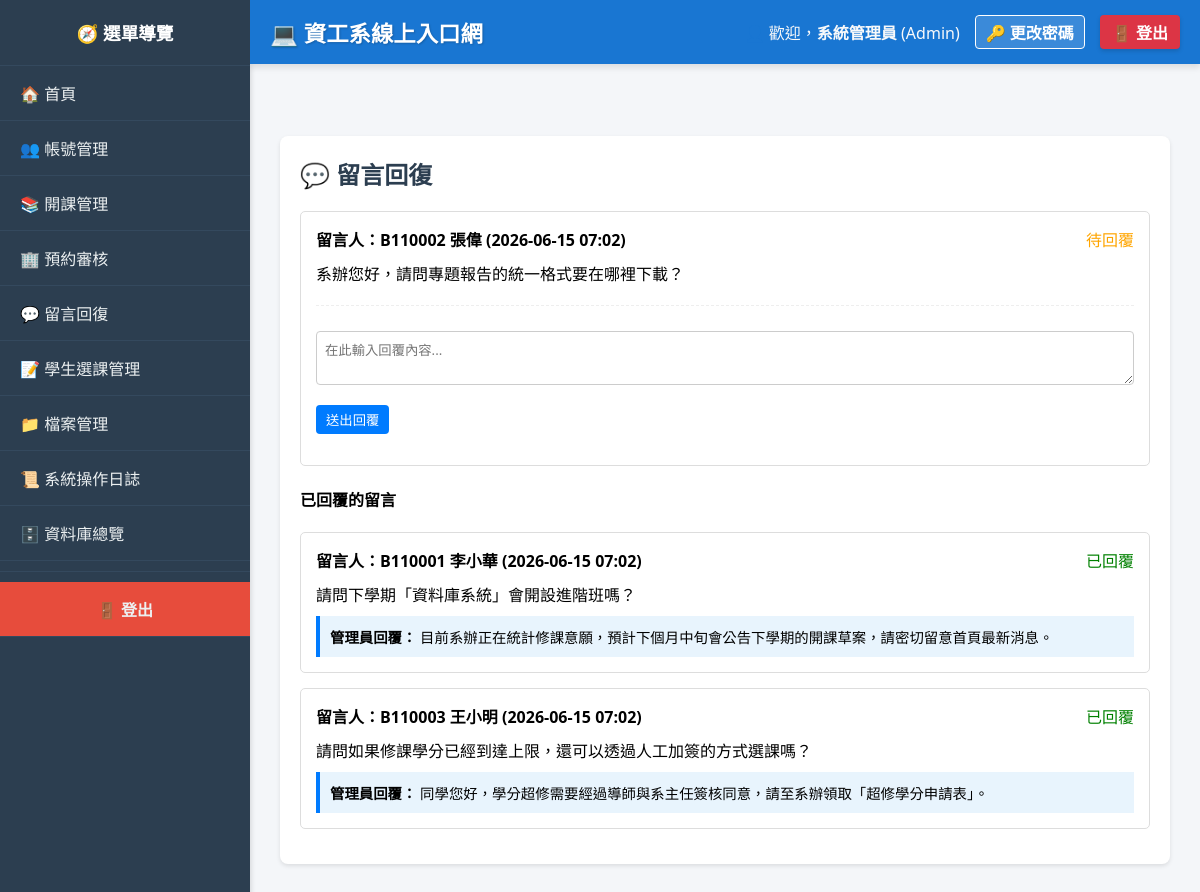
The app's page /index.php?page=review_messages (signed in), older data.
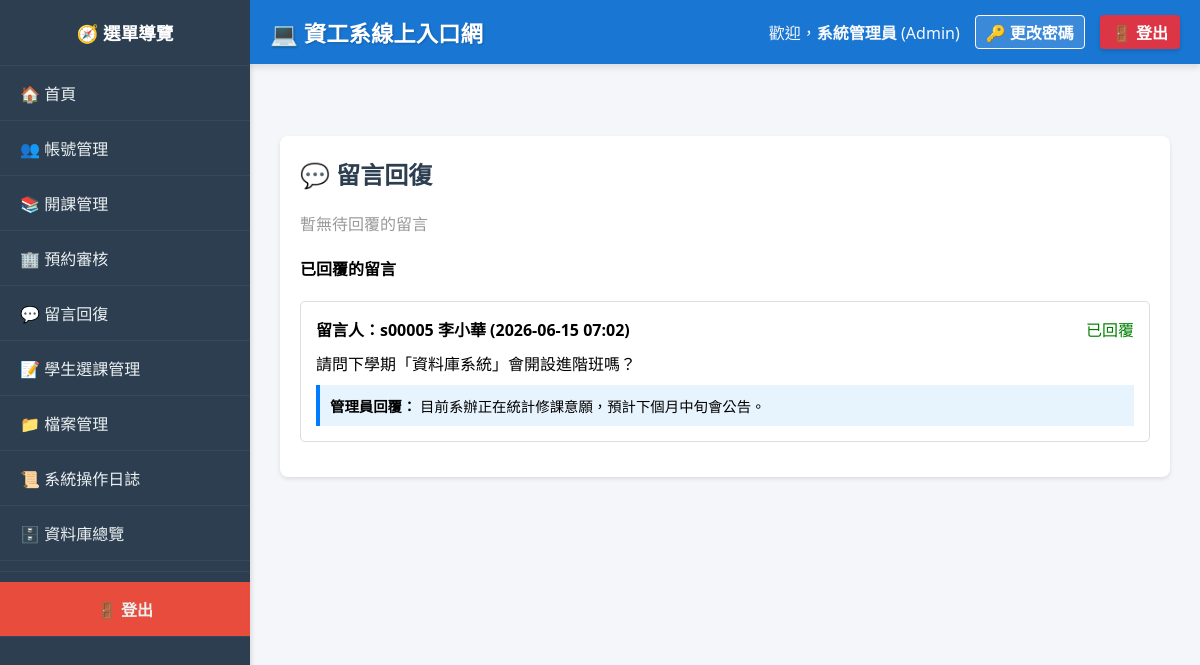
The same page, newer data.
### tables this page shows
CREATE TABLE Messages (
    message_id INT AUTO_INCREMENT PRIMARY KEY,
    sender_id INT NOT NULL,
    content TEXT NOT NULL,
    reply_content TEXT,
    created_at TIMESTAMP DEFAULT CURRENT_TIMESTAMP,
    is_public BOOLEAN DEFAULT FALSE,
    FOREIGN KEY (sender_id) REFERENCES Users(id) ON DELETE CASCADE
);

CREATE TABLE Students (
    student_id VARCHAR(50) PRIMARY KEY,
    user_id INT NOT NULL,
    name VARCHAR(100) NOT NULL,
    enrollment_year INT,
    FOREIGN KEY (user_id) REFERENCES Users(id) ON DELETE CASCADE
);

### modules/admin/review_messages.php (the view, shortened to what this page needs)
﻿<div class="card">
    <h2>💬 留言回復</h2>
    <?php
    if($_SESSION['role'] != 'Admin') {
        echo "<p style='color:red;'>只有管理員可以使用此功能。</p>";
    } else {
        $pending_messages = $conn->query(
            "SELECT m.message_id, u.username, s.name as student_name, s.student_id,
                    m.content, m.created_at
             FROM Messages m
             JOIN Users u ON m.sender_id = u.id
             LEFT JOIN Students s ON u.id = s.user_id
             WHERE m.reply_content IS NULL
             ORDER BY m.created_at DESC"
        );
        if($pending_messages->num_rows > 0) {
            while($msg = $pending_messages->fetch_assoc()) {
                echo "<div style='border:1px solid #ddd; padding:15px; border-radius:5px; margin-bottom:15px;'>";
                echo "<div style='display:flex; justify-content:space-between;'>";
                echo "<strong>留言人：" . htmlspecialchars($msg['student_id'] ?? $msg['username']) . " " . htmlspecialchars($msg['student_name'] ?? $msg['username']) . " (" . date('Y-m-d H:i', strtotime($msg['created_at'])) . ")</strong>";
                echo "<span style='color:orange;'>待回覆</span>";
                echo "</div>";
                echo "<p style='margin:10px 0;'>" . htmlspecialchars($msg['content']) . "</p>";
                echo "<hr style='border:0; border-top:1px dashed #eee;'>";
                echo "<form method='POST'>";
                echo "<textarea name='reply_content' rows='2' style='width:100%; padding:8px; border:1px solid #ccc; border-radius:4px;' placeholder='在此輸入回覆內容...'></textarea>";
                echo "<button type='submit' name='submit_reply' class='btn' style='margin-top:5px; background:#007bff; padding:5px 10px;'>送出回覆</button>";
                echo "</form>";
                echo "</div>";
            }
        } else {
            echo "<p style='color:#999;'>暫無待回覆的留言</p>";
        }
        $replied_messages = $conn->query(
            "SELECT m.message_id, u.username, s.name as student_name, s.student_id,
                    m.content, m.reply_content, m.created_at
             FROM Messages m
             JOIN Users u ON m.sender_id = u.id
             LEFT JOIN Students s ON u.id = s.user_id
             WHERE m.reply_content IS NOT NULL
             ORDER BY m.created_at DESC
             LIMIT 5"
        );
        if($replied_messages->num_rows > 0) {
            echo "<h4>已回覆的留言</h4>";
            while($msg = $replied_messages->fetch_assoc()) {
                echo "<div style='border:1px solid #ddd; padding:15px; border-radius:5px; margin-bottom:15px;'>";
                echo "<div style='display:flex; justify-content:space-between;'>";
                echo "<strong>留言人：" . htmlspecialchars($msg['student_id'] ?? $msg['username']) . " " . htmlspecialchars($msg['student_name'] ?? $msg['username']) . " (" . date('Y-m-d H:i', strtotime($msg['created_at'])) . ")</strong>";
                echo "<span style='color:green;'>已回覆</span>";
                echo "</div>";
                echo "<p style='margin:10px 0;'>" . htmlspecialchars($msg['content']) . "</p>";
                echo "<div style='background:#e8f4fd; padding:10px; border-left:4px solid #007bff; margin-top:10px;'>";
                echo "<p style='margin:0; font-size:0.9em;'><strong>管理員回覆：</strong> " . htmlspecialchars($msg['reply_content']) . "</p>";
                echo "</div>";
                echo "</div>";
            }
        }
    }
    ?>
</div>

Row changes from the older to the newer data that the page shows:
removed messages: students.student_id "B110002", students.name "張偉", created_at "2026-06-15 07:02", content "系辦您好，請問專題報告的統一格式要在哪裡下載？", shown under "💬 留言回復"
removed messages: students.student_id "B110003", students.name "王小明", created_at "2026-06-15 07:02", content "請問如果修課學分已經到達上限，還可以透過人工加簽的方式選課嗎？", reply_content "同學您好，學分超修需要經過導師與系主任簽核同意，請至系辦領取「超修學分申請表」。", shown under "已回覆的留言"
changed messages "請問下學期「資料庫系統」會開設進階班嗎？": students.student_id "B110001" → "s00005"; reply_content "目前系辦正在統計修課意願，預計下個月中旬會公告下學期的開課草案，請密切留意首頁最新消息。" → "目前系辦正在統計修課意願，預計下個月中旬會公告。"
Text that changed along with them:
text now shown: "暫無待回覆的留言"
